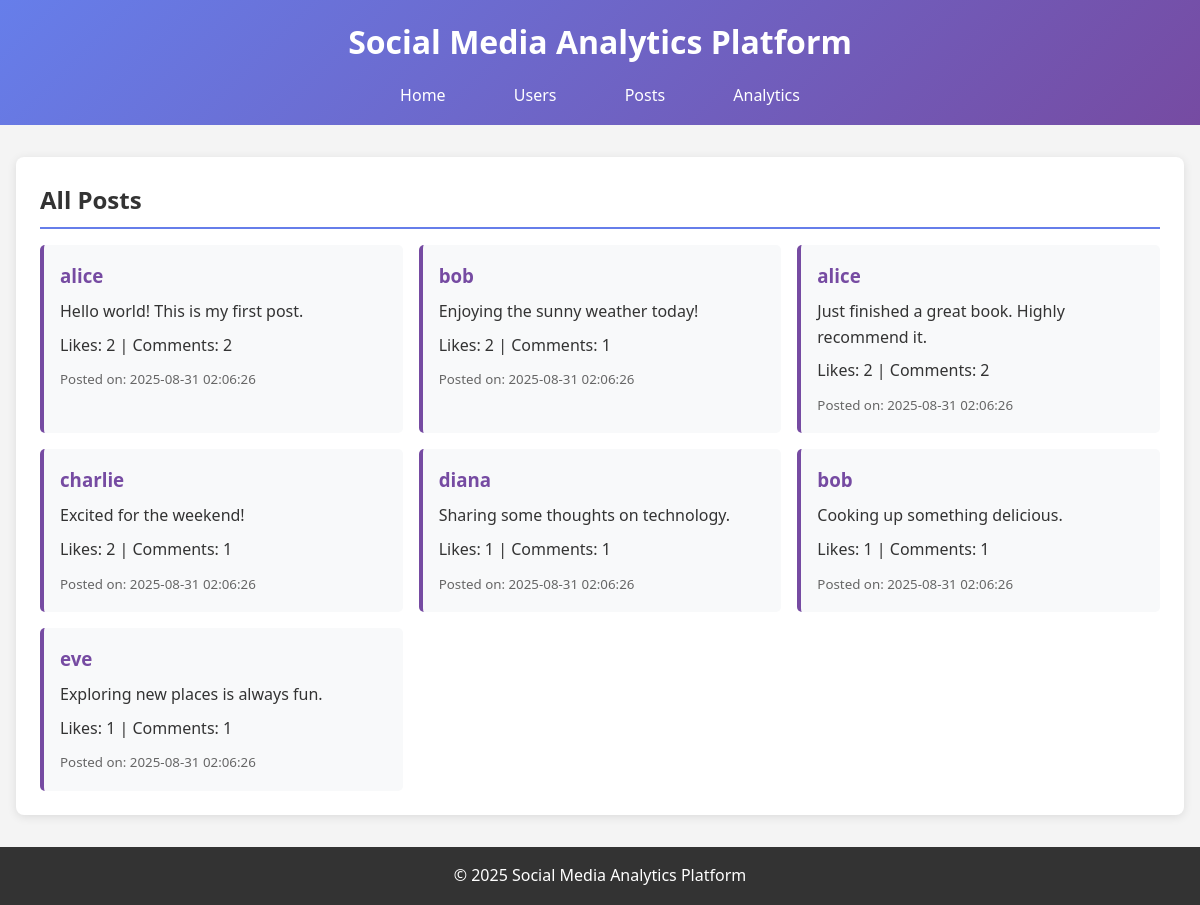
The page /posts on the database its author committed.
### tables this page shows
CREATE TABLE posts (
    post_id INTEGER PRIMARY KEY,
    user_id INTEGER NOT NULL,
    content TEXT NOT NULL,
    created_at TEXT DEFAULT CURRENT_TIMESTAMP,
    FOREIGN KEY (user_id) REFERENCES users(user_id) ON DELETE CASCADE
);

### app.py (the view)
@app.route('/posts')
def posts():
    conn = get_db_connection()
    posts = conn.execute('''
        SELECT p.*, u.username,
               COUNT(DISTINCT l.like_id) as like_count,
               COUNT(DISTINCT c.comment_id) as comment_count
        FROM posts p
        JOIN users u ON p.user_id = u.user_id
        LEFT JOIN likes l ON p.post_id = l.post_id
        LEFT JOIN comments c ON p.post_id = c.post_id
        GROUP BY p.post_id
        ORDER BY p.created_at DESC
    ''').fetchall()
    conn.close()
    return render_template('posts.html', posts=posts)

### app.py (called while the page is built)
def get_db_connection():
    conn = sqlite3.connect('social_media.db')
    conn.row_factory = sqlite3.Row
    return conn

### templates/posts.html (shortened to what this page needs)
<!DOCTYPE html>
<html lang="en">
<head>
    <link rel="stylesheet" href="{{ url_for('static', filename='style.css') }}" />
</head>
<body>
    <header>
        <h1>Social Media Analytics Platform</h1>
        <nav>
            <a href="/">Home</a>
            <a href="/users">Users</a>
            <a href="/posts">Posts</a>
            <a href="/analytics">Analytics</a>
        </nav>
    </header>
    <main>
        <section>
            <h2>All Posts</h2>
            <div class="posts-grid">
                {% for post in posts %}
                <div class="post-card">
                    <h3>{{ post.username }}</h3>
                    <p>{{ post.content }}</p>
                    <p>Likes: {{ post.like_count }} | Comments: {{ post.comment_count }}</p>
                    <small>Posted on: {{ post.created_at }}</small>
                </div>
                {% endfor %}
            </div>
        </section>
    </main>
    <footer>
        <p>&copy; 2025 Social Media Analytics Platform</p>
    </footer>
</body>
</html>

### static/style.css (style rules this page uses)
* { margin: 0; padding: 0; box-sizing: border-box; }
body { font-family: 'Segoe UI', Tahoma, Geneva, Verdana, sans-serif; line-height: 1.6; color: #333; background-color: #f4f4f4; }
header { background: linear-gradient(135deg, #667eea 0%, #764ba2 100%); color: white; padding: 1rem 0; text-align: center; }
header h1 { margin-bottom: 0.5rem; }
nav { margin-top: 1rem; }
nav a { color:white; text-decoration: none; margin: 0 1rem; padding: 0.5rem 1rem; border-radius: 5px; transition: background-color 0.3s; }
main { max-width: 1200px; margin: 2rem auto; padding: 0 1rem; }
section { margin-bottom: 2rem; background: white; padding: 1.5rem; border-radius: 8px; box-shadow: 0 2px 10px rgba(0, 0, 0, 0.1); }
h2 { color: #333; margin-bottom: 1rem; border-bottom: 2px solid #667eea; padding-bottom: 0.5rem; }
.posts-grid, .users-grid, .analytics-grid { display: grid; grid-template-columns: repeat(auto-fit, minmax(300px, 1fr)); gap: 1rem; }
.post-card, .user-card, .analytics-card { background: #f8f9fa; padding: 1rem; border-radius: 5px; border-left: 4px solid #764ba2; }
.post-card h3, .user-card h3, .analytics-card h3 { color: #764ba2; margin-bottom: 0.5rem; }
.post-card p, .user-card p, .analytics-card p { margin-bottom: 0.5rem; }
.post-card small, .user-card small { color: #666; }
footer { text-align: center; padding: 1rem; background: #333; color: white; margin-top: 2rem; }

### rows shown on the page
posts: username "alice", content "Hello world! This is my first post.", like_count "2", comment_count "2", created_at "2025-08-31 02:06:26"
posts: username "bob", content "Enjoying the sunny weather today!", like_count "2", comment_count "1", created_at "2025-08-31 02:06:26"
posts: username "alice", content "Just finished a great book. Highly recommend it.", like_count "2", comment_count "2", created_at "2025-08-31 02:06:26"
posts: username "charlie", content "Excited for the weekend!", like_count "2", comment_count "1", created_at "2025-08-31 02:06:26"
posts: username "diana", content "Sharing some thoughts on technology.", like_count "1", comment_count "1", created_at "2025-08-31 02:06:26"
posts: username "bob", content "Cooking up something delicious.", like_count "1", comment_count "1", created_at "2025-08-31 02:06:26"
posts: username "eve", content "Exploring new places is always fun.", like_count "1", comment_count "1", created_at "2025-08-31 02:06:26"
